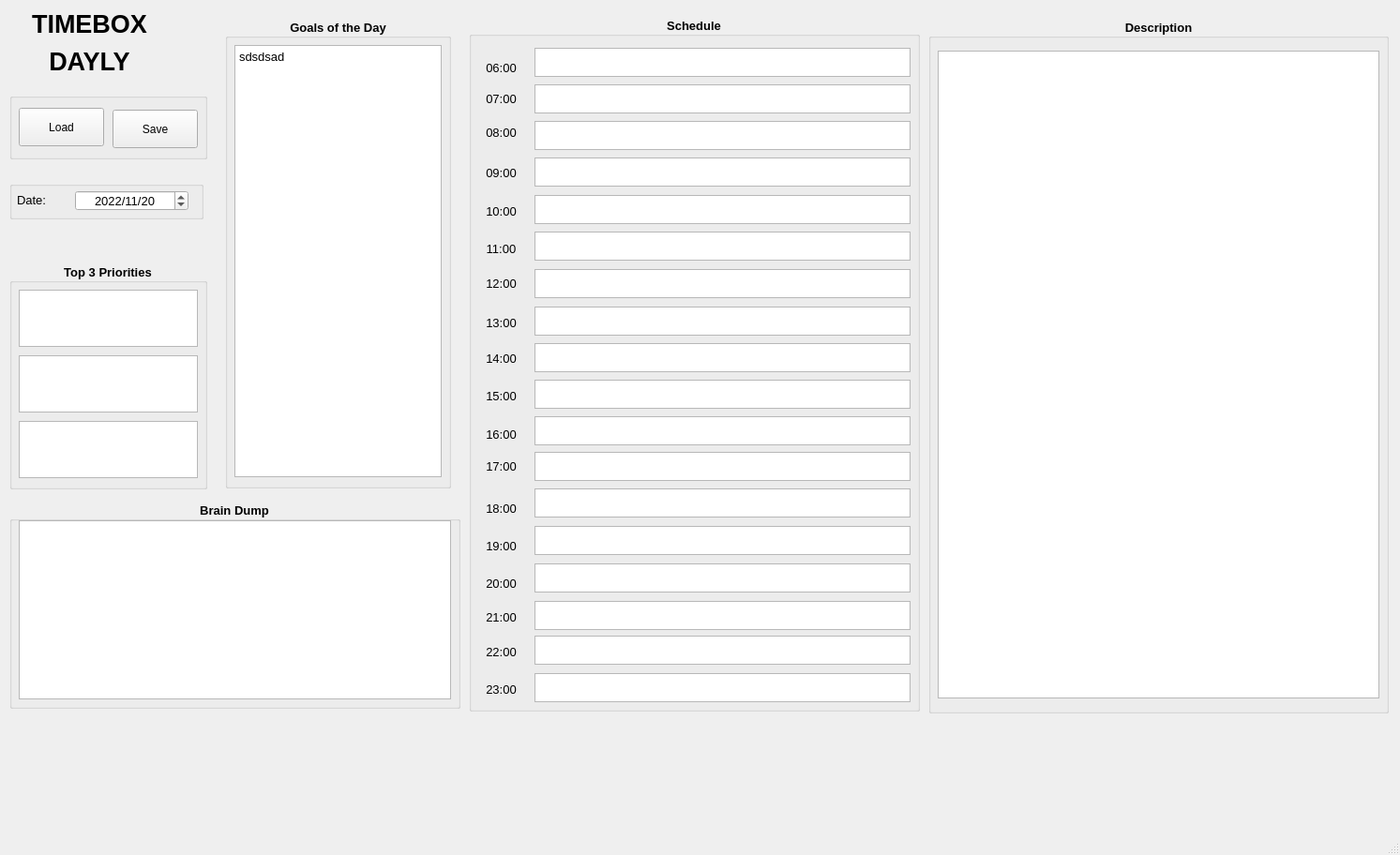
<?xml version="1.0" encoding="UTF-8"?>
<ui version="4.0">
 <class>MainWindow</class>
 <widget class="QMainWindow" name="MainWindow">
  <property name="geometry">
   <rect>
    <x>0</x>
    <y>0</y>
    <width>1493</width>
    <height>912</height>
   </rect>
  </property>
  <property name="windowTitle">
   <string>MainWindow</string>
  </property>
  <widget class="QWidget" name="centralwidget">
   <widget class="QLabel" name="label_21">
    <property name="geometry">
     <rect>
      <x>10</x>
      <y>0</y>
      <width>171</width>
      <height>51</height>
     </rect>
    </property>
    <property name="font">
     <font>
      <pointsize>20</pointsize>
      <weight>75</weight>
      <bold>true</bold>
     </font>
    </property>
    <property name="text">
     <string>TIMEBOX</string>
    </property>
    <property name="alignment">
     <set>Qt::AlignCenter</set>
    </property>
   </widget>
   <widget class="QGroupBox" name="gbSchedule">
    <property name="geometry">
     <rect>
      <x>500</x>
      <y>18</y>
      <width>481</width>
      <height>741</height>
     </rect>
    </property>
    <property name="font">
     <font>
      <pointsize>10</pointsize>
      <weight>75</weight>
      <bold>true</bold>
     </font>
    </property>
    <property name="title">
     <string>Schedule</string>
    </property>
    <property name="alignment">
     <set>Qt::AlignCenter</set>
    </property>
    <widget class="QLabel" name="lblHour1">
     <property name="geometry">
      <rect>
       <x>16</x>
       <y>43</y>
       <width>37</width>
       <height>22</height>
      </rect>
     </property>
     <property name="font">
      <font>
       <pointsize>10</pointsize>
       <weight>50</weight>
       <bold>false</bold>
      </font>
     </property>
     <property name="text">
      <string>06:00</string>
     </property>
     <property name="alignment">
      <set>Qt::AlignCenter</set>
     </property>
    </widget>
    <widget class="QTextEdit" name="txtSch6">
     <property name="geometry">
      <rect>
       <x>70</x>
       <y>33</y>
       <width>401</width>
       <height>31</height>
      </rect>
     </property>
     <property name="font">
      <font>
       <weight>50</weight>
       <bold>false</bold>
      </font>
     </property>
    </widget>
    <widget class="QLabel" name="lblHour1_2">
     <property name="geometry">
      <rect>
       <x>16</x>
       <y>76</y>
       <width>37</width>
       <height>22</height>
      </rect>
     </property>
     <property name="font">
      <font>
       <pointsize>10</pointsize>
       <weight>50</weight>
       <bold>false</bold>
      </font>
     </property>
     <property name="text">
      <string>07:00</string>
     </property>
     <property name="alignment">
      <set>Qt::AlignCenter</set>
     </property>
    </widget>
    <widget class="QTextEdit" name="txtSch7">
     <property name="geometry">
      <rect>
       <x>70</x>
       <y>72</y>
       <width>401</width>
       <height>31</height>
      </rect>
     </property>
     <property name="font">
      <font>
       <weight>50</weight>
       <bold>false</bold>
      </font>
     </property>
    </widget>
    <widget class="QLabel" name="lblHour1_3">
     <property name="geometry">
      <rect>
       <x>16</x>
       <y>155</y>
       <width>37</width>
       <height>22</height>
      </rect>
     </property>
     <property name="font">
      <font>
       <pointsize>10</pointsize>
       <weight>50</weight>
       <bold>false</bold>
      </font>
     </property>
     <property name="text">
      <string>09:00</string>
     </property>
     <property name="alignment">
      <set>Qt::AlignCenter</set>
     </property>
    </widget>
    <widget class="QLabel" name="lblHour1_4">
     <property name="geometry">
      <rect>
       <x>16</x>
       <y>112</y>
       <width>37</width>
       <height>22</height>
      </rect>
     </property>
     <property name="font">
      <font>
       <pointsize>10</pointsize>
       <weight>50</weight>
       <bold>false</bold>
      </font>
     </property>
     <property name="text">
      <string>08:00</string>
     </property>
     <property name="alignment">
      <set>Qt::AlignCenter</set>
     </property>
    </widget>
    <widget class="QTextEdit" name="txtSch9">
     <property name="geometry">
      <rect>
       <x>70</x>
       <y>150</y>
       <width>401</width>
       <height>31</height>
      </rect>
     </property>
     <property name="font">
      <font>
       <weight>50</weight>
       <bold>false</bold>
      </font>
     </property>
    </widget>
    <widget class="QTextEdit" name="txtSch8">
     <property name="geometry">
      <rect>
       <x>70</x>
       <y>111</y>
       <width>401</width>
       <height>31</height>
      </rect>
     </property>
     <property name="font">
      <font>
       <weight>50</weight>
       <bold>false</bold>
      </font>
     </property>
    </widget>
    <widget class="QLabel" name="lblHour1_5">
     <property name="geometry">
      <rect>
       <x>16</x>
       <y>236</y>
       <width>37</width>
       <height>22</height>
      </rect>
     </property>
     <property name="font">
      <font>
       <pointsize>10</pointsize>
       <weight>50</weight>
       <bold>false</bold>
      </font>
     </property>
     <property name="text">
      <string>11:00</string>
     </property>
     <property name="alignment">
      <set>Qt::AlignCenter</set>
     </property>
    </widget>
    <widget class="QLabel" name="lblHour1_6">
     <property name="geometry">
      <rect>
       <x>16</x>
       <y>196</y>
       <width>37</width>
       <height>22</height>
      </rect>
     </property>
     <property name="font">
      <font>
       <pointsize>10</pointsize>
       <weight>50</weight>
       <bold>false</bold>
      </font>
     </property>
     <property name="text">
      <string>10:00</string>
     </property>
     <property name="alignment">
      <set>Qt::AlignCenter</set>
     </property>
    </widget>
    <widget class="QTextEdit" name="txtSch11">
     <property name="geometry">
      <rect>
       <x>70</x>
       <y>229</y>
       <width>401</width>
       <height>31</height>
      </rect>
     </property>
     <property name="font">
      <font>
       <weight>50</weight>
       <bold>false</bold>
      </font>
     </property>
    </widget>
    <widget class="QLabel" name="lblHour1_7">
     <property name="geometry">
      <rect>
       <x>16</x>
       <y>273</y>
       <width>37</width>
       <height>22</height>
      </rect>
     </property>
     <property name="font">
      <font>
       <pointsize>10</pointsize>
       <weight>50</weight>
       <bold>false</bold>
      </font>
     </property>
     <property name="text">
      <string>12:00</string>
     </property>
     <property name="alignment">
      <set>Qt::AlignCenter</set>
     </property>
    </widget>
    <widget class="QTextEdit" name="txtSch13">
     <property name="geometry">
      <rect>
       <x>70</x>
       <y>309</y>
       <width>401</width>
       <height>31</height>
      </rect>
     </property>
     <property name="font">
      <font>
       <weight>50</weight>
       <bold>false</bold>
      </font>
     </property>
    </widget>
    <widget class="QTextEdit" name="txtSch12">
     <property name="geometry">
      <rect>
       <x>70</x>
       <y>269</y>
       <width>401</width>
       <height>31</height>
      </rect>
     </property>
     <property name="font">
      <font>
       <weight>50</weight>
       <bold>false</bold>
      </font>
     </property>
    </widget>
    <widget class="QLabel" name="lblHour1_8">
     <property name="geometry">
      <rect>
       <x>16</x>
       <y>315</y>
       <width>37</width>
       <height>22</height>
      </rect>
     </property>
     <property name="font">
      <font>
       <pointsize>10</pointsize>
       <weight>50</weight>
       <bold>false</bold>
      </font>
     </property>
     <property name="text">
      <string>13:00</string>
     </property>
     <property name="alignment">
      <set>Qt::AlignCenter</set>
     </property>
    </widget>
    <widget class="QTextEdit" name="txtSch10">
     <property name="geometry">
      <rect>
       <x>70</x>
       <y>190</y>
       <width>401</width>
       <height>31</height>
      </rect>
     </property>
     <property name="font">
      <font>
       <weight>50</weight>
       <bold>false</bold>
      </font>
     </property>
    </widget>
    <widget class="QLabel" name="lblHour1_9">
     <property name="geometry">
      <rect>
       <x>16</x>
       <y>393</y>
       <width>37</width>
       <height>22</height>
      </rect>
     </property>
     <property name="font">
      <font>
       <pointsize>10</pointsize>
       <weight>50</weight>
       <bold>false</bold>
      </font>
     </property>
     <property name="text">
      <string>15:00</string>
     </property>
     <property name="alignment">
      <set>Qt::AlignCenter</set>
     </property>
    </widget>
    <widget class="QLabel" name="lblHour1_10">
     <property name="geometry">
      <rect>
       <x>16</x>
       <y>353</y>
       <width>37</width>
       <height>22</height>
      </rect>
     </property>
     <property name="font">
      <font>
       <pointsize>10</pointsize>
       <weight>50</weight>
       <bold>false</bold>
      </font>
     </property>
     <property name="text">
      <string>14:00</string>
     </property>
     <property name="alignment">
      <set>Qt::AlignCenter</set>
     </property>
    </widget>
    <widget class="QTextEdit" name="txtSch15">
     <property name="geometry">
      <rect>
       <x>70</x>
       <y>387</y>
       <width>401</width>
       <height>31</height>
      </rect>
     </property>
     <property name="font">
      <font>
       <weight>50</weight>
       <bold>false</bold>
      </font>
     </property>
    </widget>
    <widget class="QLabel" name="lblHour1_11">
     <property name="geometry">
      <rect>
       <x>16</x>
       <y>434</y>
       <width>37</width>
       <height>22</height>
      </rect>
     </property>
     <property name="font">
      <font>
       <pointsize>10</pointsize>
       <weight>50</weight>
       <bold>false</bold>
      </font>
     </property>
     <property name="text">
      <string>16:00</string>
     </property>
     <property name="alignment">
      <set>Qt::AlignCenter</set>
     </property>
    </widget>
    <widget class="QTextEdit" name="txtSch17">
     <property name="geometry">
      <rect>
       <x>70</x>
       <y>464</y>
       <width>401</width>
       <height>31</height>
      </rect>
     </property>
     <property name="font">
      <font>
       <weight>50</weight>
       <bold>false</bold>
      </font>
     </property>
    </widget>
    <widget class="QTextEdit" name="txtSch16">
     <property name="geometry">
      <rect>
       <x>70</x>
       <y>426</y>
       <width>401</width>
       <height>31</height>
      </rect>
     </property>
     <property name="font">
      <font>
       <weight>50</weight>
       <bold>false</bold>
      </font>
     </property>
    </widget>
    <widget class="QLabel" name="lblHour1_12">
     <property name="geometry">
      <rect>
       <x>16</x>
       <y>468</y>
       <width>37</width>
       <height>22</height>
      </rect>
     </property>
     <property name="font">
      <font>
       <pointsize>10</pointsize>
       <weight>50</weight>
       <bold>false</bold>
      </font>
     </property>
     <property name="text">
      <string>17:00</string>
     </property>
     <property name="alignment">
      <set>Qt::AlignCenter</set>
     </property>
    </widget>
    <widget class="QTextEdit" name="txtSch14">
     <property name="geometry">
      <rect>
       <x>70</x>
       <y>348</y>
       <width>401</width>
       <height>31</height>
      </rect>
     </property>
     <property name="font">
      <font>
       <weight>50</weight>
       <bold>false</bold>
      </font>
     </property>
    </widget>
    <widget class="QLabel" name="lblHour1_13">
     <property name="geometry">
      <rect>
       <x>16</x>
       <y>553</y>
       <width>37</width>
       <height>22</height>
      </rect>
     </property>
     <property name="font">
      <font>
       <pointsize>10</pointsize>
       <weight>50</weight>
       <bold>false</bold>
      </font>
     </property>
     <property name="text">
      <string>19:00</string>
     </property>
     <property name="alignment">
      <set>Qt::AlignCenter</set>
     </property>
    </widget>
    <widget class="QLabel" name="lblHour1_14">
     <property name="geometry">
      <rect>
       <x>16</x>
       <y>513</y>
       <width>37</width>
       <height>22</height>
      </rect>
     </property>
     <property name="font">
      <font>
       <pointsize>10</pointsize>
       <weight>50</weight>
       <bold>false</bold>
      </font>
     </property>
     <property name="text">
      <string>18:00</string>
     </property>
     <property name="alignment">
      <set>Qt::AlignCenter</set>
     </property>
    </widget>
    <widget class="QTextEdit" name="txtSch19">
     <property name="geometry">
      <rect>
       <x>70</x>
       <y>543</y>
       <width>401</width>
       <height>31</height>
      </rect>
     </property>
     <property name="font">
      <font>
       <weight>50</weight>
       <bold>false</bold>
      </font>
     </property>
    </widget>
    <widget class="QLabel" name="lblHour1_15">
     <property name="geometry">
      <rect>
       <x>16</x>
       <y>593</y>
       <width>37</width>
       <height>22</height>
      </rect>
     </property>
     <property name="font">
      <font>
       <pointsize>10</pointsize>
       <weight>50</weight>
       <bold>false</bold>
      </font>
     </property>
     <property name="text">
      <string>20:00</string>
     </property>
     <property name="alignment">
      <set>Qt::AlignCenter</set>
     </property>
    </widget>
    <widget class="QTextEdit" name="txtSch21">
     <property name="geometry">
      <rect>
       <x>70</x>
       <y>623</y>
       <width>401</width>
       <height>31</height>
      </rect>
     </property>
     <property name="font">
      <font>
       <weight>50</weight>
       <bold>false</bold>
      </font>
     </property>
    </widget>
    <widget class="QTextEdit" name="txtSch20">
     <property name="geometry">
      <rect>
       <x>70</x>
       <y>583</y>
       <width>401</width>
       <height>31</height>
      </rect>
     </property>
     <property name="font">
      <font>
       <weight>50</weight>
       <bold>false</bold>
      </font>
     </property>
    </widget>
    <widget class="QLabel" name="lblHour1_16">
     <property name="geometry">
      <rect>
       <x>16</x>
       <y>629</y>
       <width>37</width>
       <height>22</height>
      </rect>
     </property>
     <property name="font">
      <font>
       <pointsize>10</pointsize>
       <weight>50</weight>
       <bold>false</bold>
      </font>
     </property>
     <property name="text">
      <string>21:00</string>
     </property>
     <property name="alignment">
      <set>Qt::AlignCenter</set>
     </property>
    </widget>
    <widget class="QTextEdit" name="txtSch18">
     <property name="geometry">
      <rect>
       <x>70</x>
       <y>503</y>
       <width>401</width>
       <height>31</height>
      </rect>
     </property>
     <property name="font">
      <font>
       <weight>50</weight>
       <bold>false</bold>
      </font>
     </property>
    </widget>
    <widget class="QLabel" name="lblHour1_17">
     <property name="geometry">
      <rect>
       <x>16</x>
       <y>666</y>
       <width>37</width>
       <height>22</height>
      </rect>
     </property>
     <property name="font">
      <font>
       <pointsize>10</pointsize>
       <weight>50</weight>
       <bold>false</bold>
      </font>
     </property>
     <property name="text">
      <string>22:00</string>
     </property>
     <property name="alignment">
      <set>Qt::AlignCenter</set>
     </property>
    </widget>
    <widget class="QTextEdit" name="txtSch21_2">
     <property name="geometry">
      <rect>
       <x>70</x>
       <y>660</y>
       <width>401</width>
       <height>31</height>
      </rect>
     </property>
     <property name="font">
      <font>
       <weight>50</weight>
       <bold>false</bold>
      </font>
     </property>
    </widget>
    <widget class="QLabel" name="lblHour1_18">
     <property name="geometry">
      <rect>
       <x>16</x>
       <y>706</y>
       <width>37</width>
       <height>22</height>
      </rect>
     </property>
     <property name="font">
      <font>
       <pointsize>10</pointsize>
       <weight>50</weight>
       <bold>false</bold>
      </font>
     </property>
     <property name="text">
      <string>23:00</string>
     </property>
     <property name="alignment">
      <set>Qt::AlignCenter</set>
     </property>
    </widget>
    <widget class="QTextEdit" name="txtSch21_3">
     <property name="geometry">
      <rect>
       <x>70</x>
       <y>700</y>
       <width>401</width>
       <height>31</height>
      </rect>
     </property>
     <property name="font">
      <font>
       <weight>50</weight>
       <bold>false</bold>
      </font>
     </property>
    </widget>
   </widget>
   <widget class="QLabel" name="lblDay">
    <property name="geometry">
     <rect>
      <x>10</x>
      <y>40</y>
      <width>171</width>
      <height>51</height>
     </rect>
    </property>
    <property name="font">
     <font>
      <pointsize>20</pointsize>
      <weight>75</weight>
      <bold>true</bold>
     </font>
    </property>
    <property name="text">
     <string>DAYLY</string>
    </property>
    <property name="alignment">
     <set>Qt::AlignCenter</set>
    </property>
   </widget>
   <widget class="QGroupBox" name="gbDate">
    <property name="geometry">
     <rect>
      <x>10</x>
      <y>193</y>
      <width>207</width>
      <height>41</height>
     </rect>
    </property>
    <property name="font">
     <font>
      <pointsize>10</pointsize>
     </font>
    </property>
    <property name="title">
     <string/>
    </property>
    <widget class="QLabel" name="lblDate">
     <property name="geometry">
      <rect>
       <x>8</x>
       <y>10</y>
       <width>47</width>
       <height>21</height>
      </rect>
     </property>
     <property name="font">
      <font>
       <pointsize>10</pointsize>
      </font>
     </property>
     <property name="text">
      <string>Date: </string>
     </property>
    </widget>
    <widget class="QDateEdit" name="dateEdit">
     <property name="geometry">
      <rect>
       <x>70</x>
       <y>10</y>
       <width>121</width>
       <height>22</height>
      </rect>
     </property>
     <property name="font">
      <font>
       <pointsize>10</pointsize>
      </font>
     </property>
     <property name="alignment">
      <set>Qt::AlignCenter</set>
     </property>
     <property name="displayFormat">
      <string>yyyy/M/d</string>
     </property>
     <property name="date">
      <date>
       <year>2022</year>
       <month>11</month>
       <day>20</day>
      </date>
     </property>
    </widget>
   </widget>
   <widget class="QGroupBox" name="gbBrainDump">
    <property name="geometry">
     <rect>
      <x>10</x>
      <y>535</y>
      <width>481</width>
      <height>221</height>
     </rect>
    </property>
    <property name="font">
     <font>
      <pointsize>10</pointsize>
      <weight>75</weight>
      <bold>true</bold>
     </font>
    </property>
    <property name="title">
     <string>Brain Dump</string>
    </property>
    <property name="alignment">
     <set>Qt::AlignCenter</set>
    </property>
    <widget class="QTextEdit" name="txtBrainDump">
     <property name="geometry">
      <rect>
       <x>10</x>
       <y>20</y>
       <width>461</width>
       <height>191</height>
      </rect>
     </property>
     <property name="font">
      <font>
       <weight>50</weight>
       <bold>false</bold>
      </font>
     </property>
    </widget>
   </widget>
   <widget class="QGroupBox" name="gbTopPriority">
    <property name="geometry">
     <rect>
      <x>10</x>
      <y>281</y>
      <width>211</width>
      <height>241</height>
     </rect>
    </property>
    <property name="font">
     <font>
      <pointsize>10</pointsize>
      <weight>75</weight>
      <bold>true</bold>
     </font>
    </property>
    <property name="title">
     <string>Top 3 Priorities</string>
    </property>
    <property name="alignment">
     <set>Qt::AlignCenter</set>
    </property>
    <widget class="QTextEdit" name="txtTop1">
     <property name="geometry">
      <rect>
       <x>10</x>
       <y>28</y>
       <width>191</width>
       <height>61</height>
      </rect>
     </property>
     <property name="font">
      <font>
       <pointsize>10</pointsize>
       <weight>50</weight>
       <bold>false</bold>
      </font>
     </property>
    </widget>
    <widget class="QTextEdit" name="txtTop2">
     <property name="geometry">
      <rect>
       <x>10</x>
       <y>98</y>
       <width>191</width>
       <height>61</height>
      </rect>
     </property>
     <property name="font">
      <font>
       <pointsize>10</pointsize>
       <weight>50</weight>
       <bold>false</bold>
      </font>
     </property>
    </widget>
    <widget class="QTextEdit" name="txtTop3">
     <property name="geometry">
      <rect>
       <x>10</x>
       <y>168</y>
       <width>191</width>
       <height>61</height>
      </rect>
     </property>
     <property name="font">
      <font>
       <pointsize>10</pointsize>
       <weight>50</weight>
       <bold>false</bold>
      </font>
     </property>
    </widget>
   </widget>
   <widget class="QGroupBox" name="gbGoalsDay">
    <property name="geometry">
     <rect>
      <x>240</x>
      <y>20</y>
      <width>241</width>
      <height>501</height>
     </rect>
    </property>
    <property name="font">
     <font>
      <pointsize>10</pointsize>
      <weight>75</weight>
      <bold>true</bold>
     </font>
    </property>
    <property name="title">
     <string>Goals of the Day</string>
    </property>
    <property name="alignment">
     <set>Qt::AlignCenter</set>
    </property>
    <widget class="QTextEdit" name="txtGoalsDay">
     <property name="geometry">
      <rect>
       <x>10</x>
       <y>28</y>
       <width>221</width>
       <height>461</height>
      </rect>
     </property>
     <property name="font">
      <font>
       <weight>50</weight>
       <bold>false</bold>
      </font>
     </property>
     <property name="html">
      <string>&lt;!DOCTYPE HTML PUBLIC &quot;-//W3C//DTD HTML 4.0//EN&quot; &quot;http://www.w3.org/TR/REC-html40/strict.dtd&quot;&gt;
&lt;html&gt;&lt;head&gt;&lt;meta name=&quot;qrichtext&quot; content=&quot;1&quot; /&gt;&lt;style type=&quot;text/css&quot;&gt;
p, li { white-space: pre-wrap; }
&lt;/style&gt;&lt;/head&gt;&lt;body style=&quot; font-family:'MS Shell Dlg 2'; font-size:10pt; font-weight:400; font-style:normal;&quot;&gt;
&lt;p style=&quot; margin-top:0px; margin-bottom:0px; margin-left:0px; margin-right:0px; -qt-block-indent:0; text-indent:0px;&quot;&gt;sdsdsad&lt;/p&gt;&lt;/body&gt;&lt;/html&gt;</string>
     </property>
    </widget>
   </widget>
   <widget class="QGroupBox" name="gbBtn">
    <property name="geometry">
     <rect>
      <x>10</x>
      <y>99</y>
      <width>211</width>
      <height>71</height>
     </rect>
    </property>
    <property name="title">
     <string/>
    </property>
    <widget class="QPushButton" name="btnLoad">
     <property name="geometry">
      <rect>
       <x>10</x>
       <y>16</y>
       <width>91</width>
       <height>41</height>
      </rect>
     </property>
     <property name="text">
      <string>Load</string>
     </property>
    </widget>
    <widget class="QPushButton" name="btnSave">
     <property name="geometry">
      <rect>
       <x>110</x>
       <y>18</y>
       <width>91</width>
       <height>41</height>
      </rect>
     </property>
     <property name="text">
      <string>Save</string>
     </property>
    </widget>
   </widget>
   <widget class="QGroupBox" name="gbdescription">
    <property name="geometry">
     <rect>
      <x>990</x>
      <y>20</y>
      <width>491</width>
      <height>741</height>
     </rect>
    </property>
    <property name="font">
     <font>
      <pointsize>10</pointsize>
      <weight>75</weight>
      <bold>true</bold>
     </font>
    </property>
    <property name="title">
     <string>Description</string>
    </property>
    <property name="alignment">
     <set>Qt::AlignCenter</set>
    </property>
    <widget class="QTextEdit" name="txtDescription">
     <property name="geometry">
      <rect>
       <x>10</x>
       <y>34</y>
       <width>471</width>
       <height>691</height>
      </rect>
     </property>
     <property name="font">
      <font>
       <weight>50</weight>
       <bold>false</bold>
      </font>
     </property>
    </widget>
   </widget>
  </widget>
  <widget class="QStatusBar" name="statusbar"/>
  <widget class="QMenuBar" name="menubar">
   <property name="geometry">
    <rect>
     <x>0</x>
     <y>0</y>
     <width>1493</width>
     <height>21</height>
    </rect>
   </property>
  </widget>
 </widget>
 <resources/>
 <connections/>
</ui>
